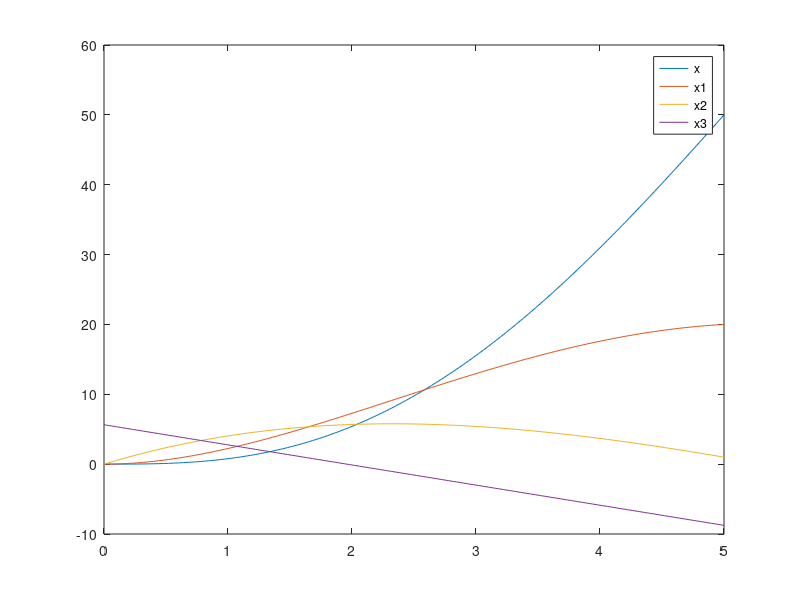

Source code (MATLAB):
T = 5;
S = [0 50 0 20 0 1];

A = [[T^3 T^4 T^5],
[3*T^2 4*T^3 5*T^4],
[6*T 12*T^2 20*T^3]];

B = [S(2) - (S(1) + S(3)*T + 0.5*S(5)*T*T),
     S(4) - (S(3) + S(5)*T),
     S(6) - S(5)];
     
C = inverse(A)*B;

t = 0:0.02:T;
s = C(1)*t.^3 + C(2)*t.^4 + C(3)*t.^5;
s1 = 3*C(1)*t.^2 + 4*C(2)*t.^3 + 5*C(3)*t.^4;
s2 = 6*C(1)*t + 12*C(2)*t.^2 + 20*C(3)*t.^3;
s3 = 6*C(1)   + 24*C(2)*t    + 60*C(3);
plot(t, s, t, s1, t, s2, t, s3);
legend('x','x1','x2','x3');